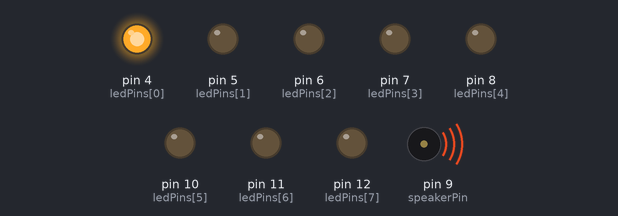
The sketch below on a simulated Arduino Uno, built with avr-gcc and run on an emulated ATmega328P. Parts: output pins drawn as LEDs (lit = HIGH), buzzer (waves = sounding).

Above: at 0.3 s.
At 2.28 s:
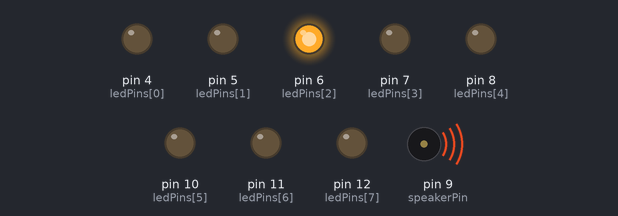
At 4.2 s:
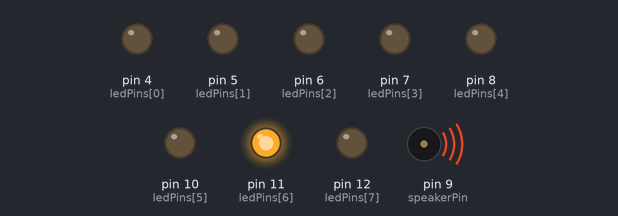
At 6.65 s:
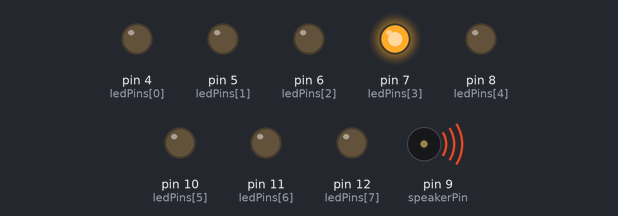
At 8.5 s:
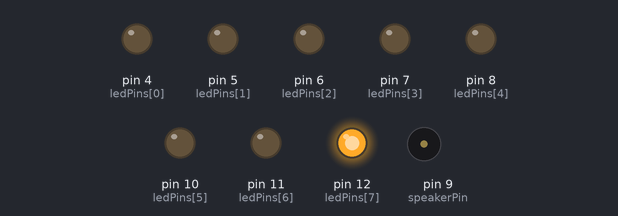
At 11.32 s:
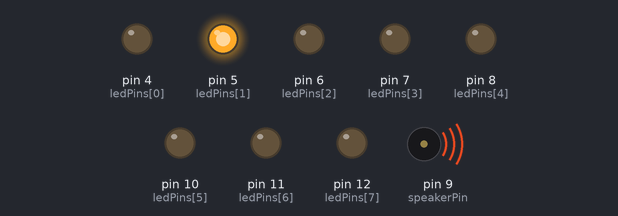
Timing chart, 0 to 12.0 s (numbered marks = the images above):
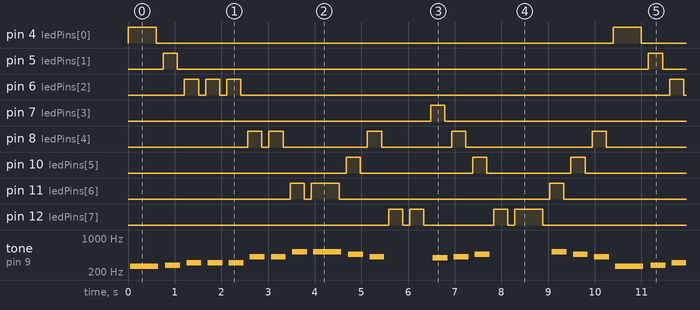

The sketch:

3.ino
```cpp
int speakerPin = 9; // Speaker pin
int ledPins[] = {4, 5, 6, 7, 8, 10, 11, 12}; // LED pins

void playTone(int tone, int duration) {
  for (long i = 0; i < duration * 1000L; i += tone * 2) {
    digitalWrite(speakerPin, HIGH);
    delayMicroseconds(tone);
    digitalWrite(speakerPin, LOW);
    delayMicroseconds(tone);
  }
}

void playNote(char note, int duration) {
  int tone;
  switch (note) {
    case 'c': tone = 1915; digitalWrite(ledPins[0], HIGH); break;
    case 'v': tone = 1807; digitalWrite(ledPins[1], HIGH); break;
    case 'd': tone = 1700; break;
    case 'w': tone = 1609; digitalWrite(ledPins[2], HIGH); break;
    case 'e': tone = 1519; break;
    case 'f': tone = 1432; break;
    case 'g': tone = 1275; digitalWrite(ledPins[3], HIGH); break;
    case 'l': tone = 1205; digitalWrite(ledPins[4], HIGH); break;
    case 'a': tone = 1136; break;
    case 'n': tone = 1075; digitalWrite(ledPins[5], HIGH); break;
    case 'b': tone = 1014; break;
    case 'C': tone = 956; digitalWrite(ledPins[6], HIGH); break;
  }
  playTone(tone, duration);
}

void setup() {
  pinMode(speakerPin, OUTPUT);


  for (int i = 0; i < 8; i++) {
    pinMode(ledPins[i], OUTPUT);
    digitalWrite(ledPins[i], LOW);
  }
}

void loop() {

  static String notes = "cvwwwllCCnl  gln  Cnl";
  static int beats[] = {2.5, 1, 1, 1, 1, 1, 1, 1.5, 2.5, 1.5, 1, 1, 1, 1.5, 1,1 ,1, 2.5, 1.3, 1, 1};
  static int tempo = 300;

  for (int i = 0; i < notes.length(); i++) {
    if (notes[i] == ' ') {
      digitalWrite(ledPins[7], HIGH);
      delay(beats[i] * tempo);
      digitalWrite(ledPins[7], LOW);
    } else {
      playNote(notes[i], beats[i] * tempo);
      for (int j = 0; j < 8; j++){
        digitalWrite(ledPins[j], LOW);
      }
    }
    delay(tempo / 2);
  }
}
```

Measured:
- by itself, pin 4 (ledPins[0]): alternates HIGH for 0.60 s and LOW for 9.8 s
- by itself, pin 5 (ledPins[1]), pin 7 (ledPins[3]): alternates HIGH for 0.30 s and LOW for 10.1 s
- by itself, pin 6 (ledPins[2]): repeats every 10.4 s: 2 × (LOW 0.15 s, HIGH 0.30 s), LOW 9.2 s, HIGH 0.30 s
- by itself, pin 10 (ledPins[5]): repeats every 10.4 s: LOW 2.4 s, HIGH 0.30 s, LOW 1.8 s, HIGH 0.30 s, LOW 5.3 s, HIGH 0.30 s
- by itself, pin 11 (ledPins[6]): repeats every 10.4 s: LOW 0.15 s, HIGH 0.60 s, 2 × (LOW 4.5 s, HIGH 0.30 s)
- by itself, pin 12 (ledPins[7]): repeats every 10.4 s: LOW 0.15 s, HIGH 0.30 s, LOW 1.5 s, HIGH 0.30 s, LOW 0.15 s, HIGH 0.60 s, LOW 7.1 s, HIGH 0.30 s
- by itself, pin 8 (ledPins[4]): repeats every 10.4 s: LOW 0.15 s, HIGH 0.30 s, LOW 1.8 s, HIGH 0.30 s, LOW 1.5 s, 2 × (HIGH 0.30 s, LOW 2.7 s), HIGH 0.30 s
